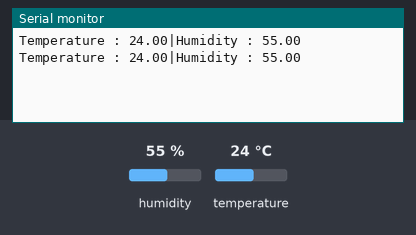
Bench run of a sketch on a simulated Arduino Uno, built with avr-gcc and run on an emulated ATmega328P. Parts: the last lines printed to the serial monitor. The inputs (shaded band) are chosen by the test bench; at power-on: humidity 55 %, temperature 24 °C.

Above: at 4.8 s.
4.9 s: humidity set to 22 %
At 6.4 s:
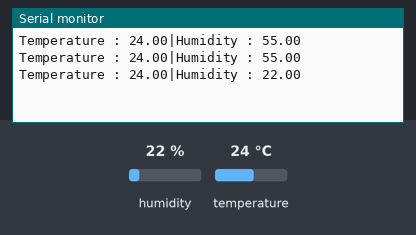
7.9 s: temperature set to 12 °C
At 9.3 s:
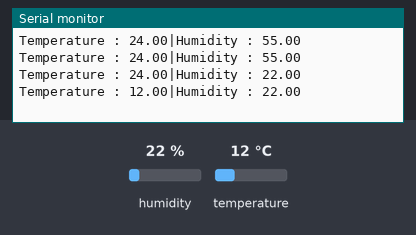
10.9 s: humidity set to 40 %
At 12.9 s:
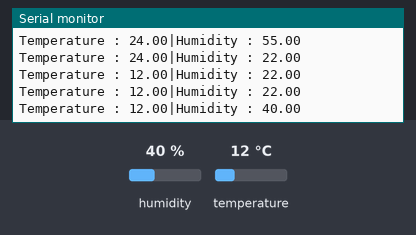
Timing chart, 0 to 14.4 s (numbered marks = the images above; inputs shaded):
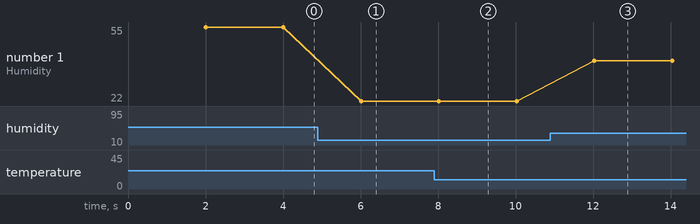

Measured:
- after the input at 4.9 s, the serial monitor: prints a new line after 1.1 s (image 1)
- after the input at 7.9 s, the serial monitor: prints a new line after 0.12 s (image 2)
- after the input at 10.9 s, the serial monitor: prints a new line after 1.1 s (image 3)
- plotted number 1: 55 → 22 after the input at 4.9 s, 22 → 40 after the input at 10.9 s

The sketch:

sensor_module.ino
```cpp
#include <DHT.h>

#define DHTPIN 2     // Pin sensor terhubung
#define DHTTYPE DHT22   // Tipe sensor DHT22

DHT dht(DHTPIN, DHTTYPE);

void setup() {
  Serial.begin(9600);
  dht.begin();
}

void loop() {
  delay(2000);  // Delay antar bacaan

  // Membaca kelembapan dan suhu
  float humidity = dht.readHumidity();
  float temp = dht.readTemperature();  // Membaca suhu dalam Celsius

  if (isnan(humidity) || isnan(temp)) {
    Serial.println("Failed to read from DHT sensor!");
    return;
  }

  Serial.print("Temperature : ");
  Serial.print(temp);
  Serial.print("|");
  Serial.print("Humidity : ");
  Serial.println(humidity);
}
```
